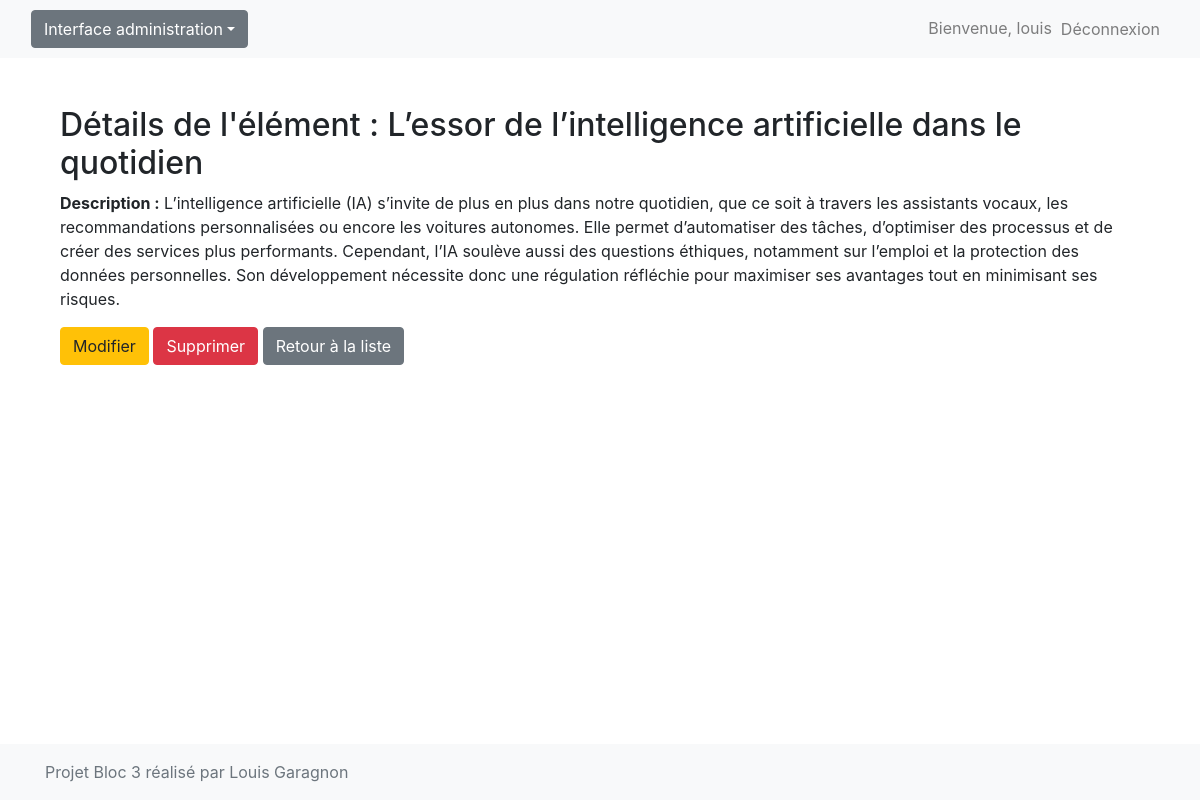
/items/8/ (signed in), run on the app's committed database.
### manage_data/models.py (models this page shows)
class Item(models.Model):
    name = models.CharField(max_length=100)
    description = models.TextField()
    created_at = models.DateTimeField(auto_now_add=True)
    updated_at = models.DateTimeField(auto_now=True)

### manage_data/views.py (the view)
# urls.py: path('<int:pk>/', ItemDetailView.as_view(), name='item-detail'),
class ItemDetailView(LoginRequiredMixin, DetailView):
    model = Item
    template_name = 'manage_data/item_detail.html'
    context_object_name = 'item'

### manage_data/templates/manage_data/item_detail.html (shortened to what this page needs)
{% extends 'base.html' %}
{% block content %}
<div class="container mt-4">
    <h2>Détails de l'élément : {{ item.name }}</h2>
    <p><strong>Description :</strong> {{ item.description }}</p>
    <a href="{% url 'item-update' item.pk %}" class="btn btn-warning">Modifier</a>
    <a href="{% url 'item-delete' item.pk %}" class="btn btn-danger">Supprimer</a>
    <a href="{% url 'item-list' %}" class="btn btn-secondary">Retour à la liste</a>
</div>
{% endblock %}

### manage_data/templates/base.html (shortened to what this page needs)
<!DOCTYPE html>
<html lang="fr">
<head>
    <link rel="stylesheet" href="https://stackpath.bootstrapcdn.com/bootstrap/4.5.2/css/bootstrap.min.css">
</head>
<body>
    <nav class="navbar navbar-expand-lg navbar-light bg-light">
        <div class="container-fluid">
            <div class="dropdown">
                <button class="btn btn-secondary dropdown-toggle" type="button" id="dropdownMenuButton" data-toggle="dropdown" aria-haspopup="true" aria-expanded="false">
                    Interface administration</button>
            </div>
        <div class="collapse navbar-collapse justify-content-end">
            <ul class="navbar-nav">
                {% if user.is_authenticated %}
                <li class="nav-item">
                    <span class="navbar-text">Bienvenue, {{ user.username }}</span>
                </li>
                <li class="nav-item">
                <form method="POST" action="{% url 'logout' %}">
                    <button type="submit" class="btn btn-link nav-link">
                        Déconnexion
                    </button>
                </form>
            </li>
                {% endif %}
            </ul>
        </div>
    </nav>
    <div class="container mt-4">
        {% block content %}
        {% endblock %}
    </div>
    <footer class="bg-light text-muted py-3 mt-5">
        <div class="container">
            <div class="row">
                <div class="col-md-6">
                    <p class="mb-0">Projet Bloc 3 réalisé par Louis Garagnon</p>
                </div>
            </div>
        </div>
    </footer>
</body>
</html>

### manage_data/templates/base.html (style rules this page uses)
html, body { height: 100%; }
body { display: flex; flex-direction: column; }
.container { flex: 1; }
footer { position: relative; bottom: 0; width: 100%; }

### data on the page
Item: name "L’essor de l’intelligence artificielle dans le quotidien", description "L’intelligence artificielle (IA) s’invite de plus en plus dans notre quotidien, que ce soit à travers les assistants vocaux, les recommandations personnalisées ou encore les voitures autonomes. Elle permet d’automatiser des tâches, d’optimiser des processus et de créer des services plus performants. Cependant, l’IA soulève aussi des questions éthiques, notamment sur l’emploi et la protection des données personnelles. Son développement nécessite donc une régulation réfléchie pour maximiser ses avantages tout en minimisant ses risques."

### other printed values
{{ user.username }} "louis"
